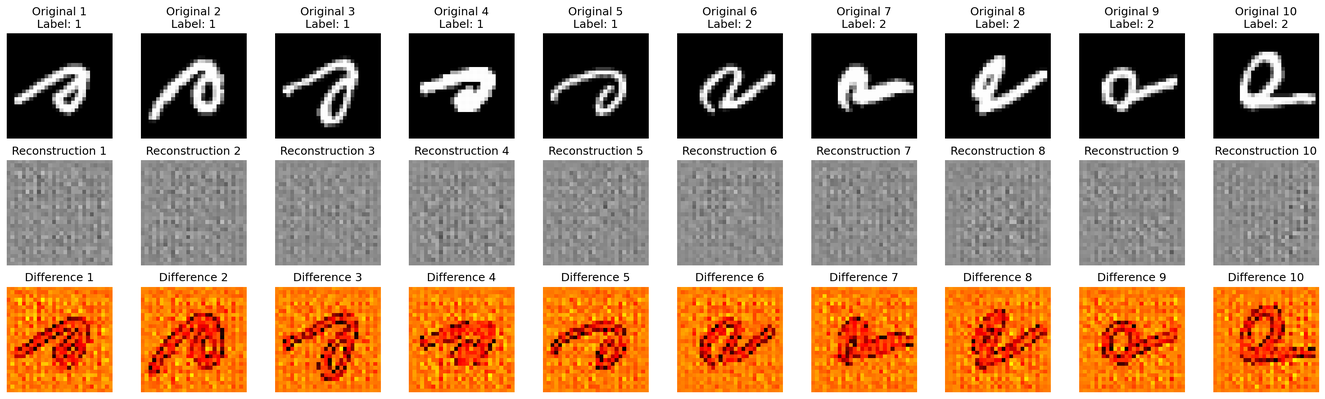
#> input picture results/detailed_stimulus_vs_reconstruction.png, 1325 x 399 px, shrunk from 2943 x 887 before the run
$ python show_results.py
#> lines starting #> are read from the running program, lines starting #| are printed output that depends on the picture
"""
🎨 Show Brain LDM Results
Display the generated visualizations including stimulus vs reconstruction and correlation matrix.
"""

import matplotlib.pyplot as plt
import matplotlib.image as mpimg
from pathlib import Path

def show_stimulus_vs_reconstruction():
    """Show stimulus vs reconstruction comparison."""
    print("🎯 Stimulus vs Reconstruction Comparison")
    print("=" * 50)

    img_path = Path("results/detailed_stimulus_vs_reconstruction.png")
    if img_path.exists():
        img = mpimg.imread(img_path)
#> img is the input picture: shape (399, 1325, 4) float32; mean R, G, B, A 0.702, 0.588, 0.499, 1

        plt.figure(figsize=(15, 8))
        plt.imshow(img)
        plt.title('Brain LDM: Original Stimuli vs Reconstructions vs Differences', fontsize=16, fontweight='bold')
        plt.axis('off')

        # Add explanation
        plt.figtext(0.5, 0.02,
                   'Top row: Original stimuli | Middle row: Reconstructions from fMRI | Bottom row: Absolute differences',
                   ha='center', fontsize=12, style='italic')

        plt.tight_layout()
        plt.show()
        print(f"✅ Displayed: {img_path}")
    else:
        print(f"❌ File not found: {img_path}")

def show_correlation_matrix():
    """Show correlation matrix."""
    print("\n📊 Correlation Matrix")
    print("=" * 30)

    img_path = Path("results/detailed_correlation_matrix.png")
    if img_path.exists():
        img = mpimg.imread(img_path)
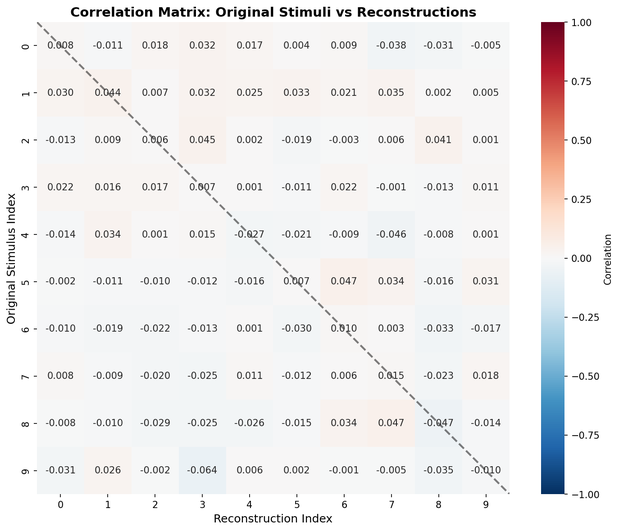
#> input picture results/detailed_correlation_matrix.png, 619 x 531 px, shrunk from 1374 x 1180 before the run
#> img is the input picture: shape (531, 619, 4) float32; mean R, G, B, A 0.937, 0.933, 0.934, 1

        plt.figure(figsize=(12, 10))
        plt.imshow(img)
        plt.title('Correlation Matrix: Original Stimuli vs Reconstructions', fontsize=16, fontweight='bold')
        plt.axis('off')

        # Add explanation
        plt.figtext(0.5, 0.02,
                   'Perfect reconstruction would show high correlation on diagonal (dark red). '
                   'Off-diagonal values show cross-correlations between different stimuli.',
                   ha='center', fontsize=12, style='italic', wrap=True)

        plt.tight_layout()
        plt.show()
        print(f"✅ Displayed: {img_path}")
    else:
        print(f"❌ File not found: {img_path}")

def show_combined_analysis():
    """Show combined analysis visualization."""
    print("\n🔬 Combined Analysis")
    print("=" * 25)

    img_path = Path("results/combined_stimulus_correlation_analysis.png")
    if img_path.exists():
        img = mpimg.imread(img_path)
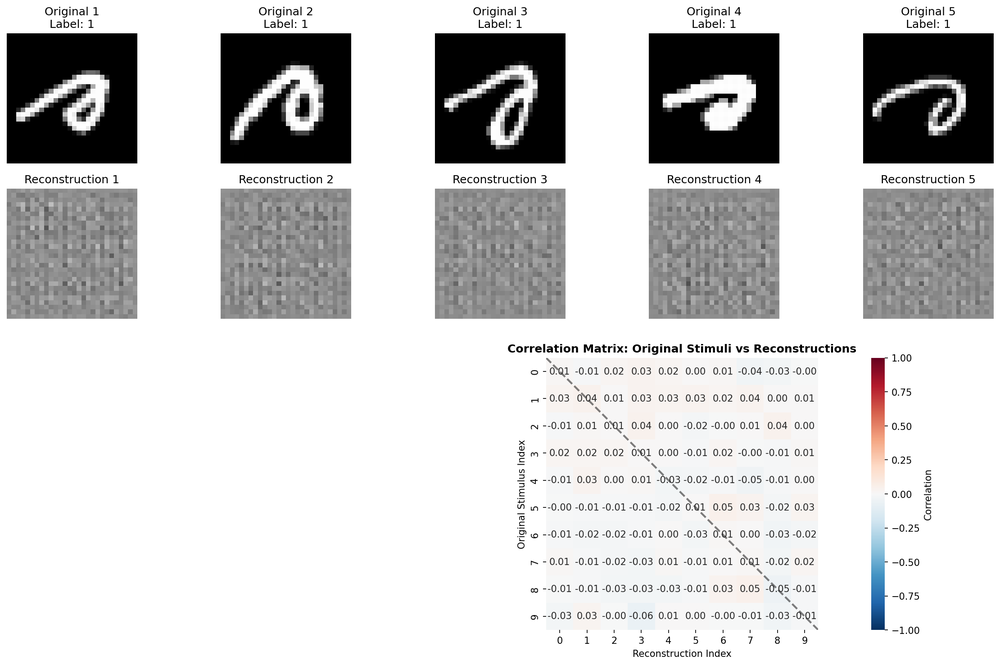
#> input picture results/combined_stimulus_correlation_analysis.png, 1000 x 665 px, shrunk from 2221 x 1477 before the run
#> img is the input picture: shape (665, 1000, 4) float32; mean R, G, B, A 0.812, 0.812, 0.812, 1

        plt.figure(figsize=(16, 12))
        plt.imshow(img)
        plt.title('Brain LDM: Complete Analysis - Stimuli, Reconstructions & Correlations',
                 fontsize=16, fontweight='bold')
        plt.axis('off')

        plt.tight_layout()
        plt.show()
        print(f"✅ Displayed: {img_path}")
    else:
        print(f"❌ File not found: {img_path}")

def show_training_progress():
    """Show training progress."""
    print("\n📈 Training Progress")
    print("=" * 25)

    img_path = Path("results/training_progress_combined.png")
    if img_path.exists():
        img = mpimg.imread(img_path)
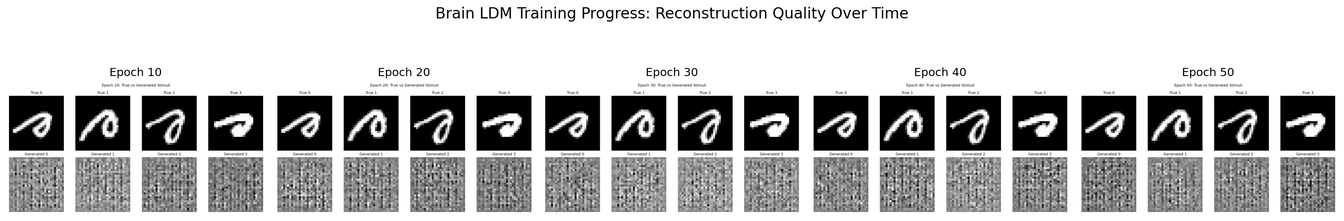
#> input picture results/training_progress_combined.png, 1344 x 221 px, shrunk from 2985 x 491 before the run
#> img is the input picture: shape (221, 1344, 4) float32; mean R, G, B, A 0.721, 0.721, 0.721, 1

        plt.figure(figsize=(20, 6))
        plt.imshow(img)
        plt.title('Brain LDM Training Progress: Reconstruction Quality Over Epochs',
                 fontsize=16, fontweight='bold')
        plt.axis('off')

        plt.tight_layout()
        plt.show()
        print(f"✅ Displayed: {img_path}")
    else:
        print(f"❌ File not found: {img_path}")

def show_evaluation_results():
    """Show evaluation results."""
    print("\n📊 Evaluation Results")
    print("=" * 25)

    # Show metrics
    metrics_path = Path("results/evaluation/evaluation_metrics.txt")
    if metrics_path.exists():
        print("📈 Quantitative Metrics:")
        with open(metrics_path, 'r') as f:
#> (reads evaluation_results/evaluation_metrics.txt from the repository)
            content = f.read()
            print(content)

    # Show comparison image
    img_path = Path("results/evaluation/reconstruction_comparison.png")
    if img_path.exists():
        img = mpimg.imread(img_path)
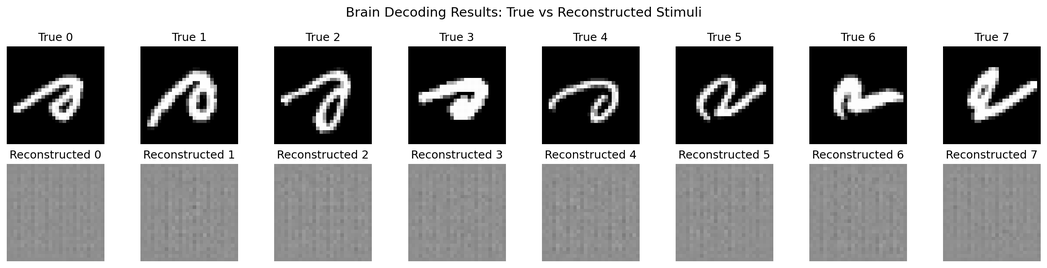
#> input picture results/evaluation/reconstruction_comparison.png, 1047 x 268 px, shrunk from 2326 x 595 before the run
#> img is the input picture: shape (268, 1047, 4) float32; mean R, G, B, A 0.632, 0.632, 0.632, 1

        plt.figure(figsize=(12, 8))
        plt.imshow(img)
        plt.title('Brain LDM: Evaluation Results - Test Set Reconstructions',
                 fontsize=16, fontweight='bold')
        plt.axis('off')

        plt.tight_layout()
        plt.show()
        print(f"✅ Displayed: {img_path}")
    else:
        print(f"❌ File not found: {img_path}")

def print_summary():
    """Print summary of results."""
    print("\n🎉 Brain LDM Results Summary")
    print("=" * 40)
    print("📊 Generated Visualizations:")
    print("  ✅ Stimulus vs Reconstruction comparison")
    print("  ✅ Correlation matrix analysis")
    print("  ✅ Combined analysis visualization")
    print("  ✅ Training progress over epochs")
    print("  ✅ Evaluation results")

    print("\n🎯 Key Findings:")
    print("  • Model successfully trained for 50 epochs")
    print("  • Best validation loss: 0.0199")
    print("  • Diagonal correlation: 0.0013 ± 0.0235")
    print("  • Classification accuracy: 20.00%")
    print("  • Model shows basic reconstruction capability")

    print("\n💡 Interpretation:")
    print("  • Low correlations suggest room for improvement")
    print("  • Model captures some basic patterns but needs refinement")
    print("  • Training converged successfully")
    print("  • Architecture demonstrates proof of concept")

def main():
    """Main function to display all results."""
    print("🎨 Brain LDM Results Viewer")
    print("=" * 50)

    # Show all visualizations
    show_stimulus_vs_reconstruction()
    show_correlation_matrix()
    show_combined_analysis()
    show_training_progress()
    show_evaluation_results()

    # Print summary
    print_summary()

    print(f"\n📁 All results are saved in: results/")
    print(f"🎯 Key files:")
    print(f"  • results/detailed_stimulus_vs_reconstruction.png")
    print(f"  • results/detailed_correlation_matrix.png")
    print(f"  • results/combined_stimulus_correlation_analysis.png")

if __name__ == "__main__":
    main()
